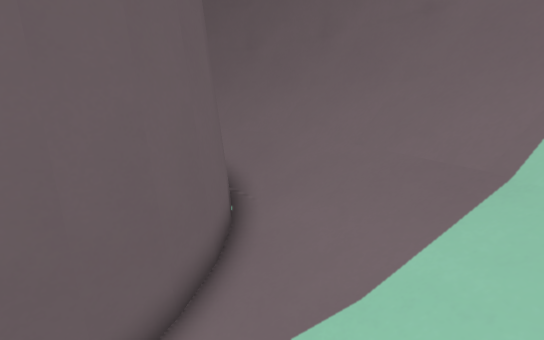
view 1 (above)

16 first-person views from a walk through a level from a Godot 3-D game. The camera is 1.5 m above the floor, tilts 14° down and sees 90° across. The floor is counted in squares, 0.5 m on a side. Each view is taken from the middle of a square. On the plan, view 1 faces up. The plan holds only what a view shows up to about 20 squares ahead; the rest is blank. The place goes on beyond the plan.

view 2
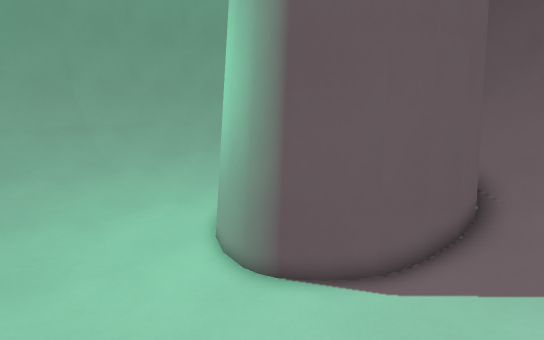

view 3
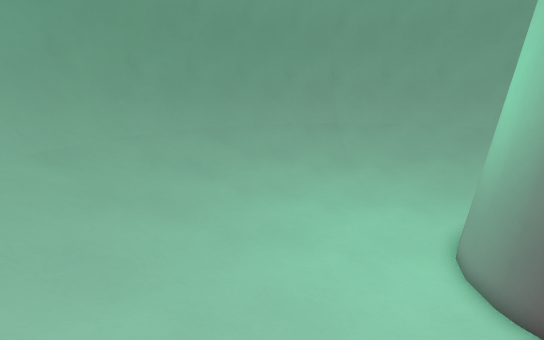

view 4
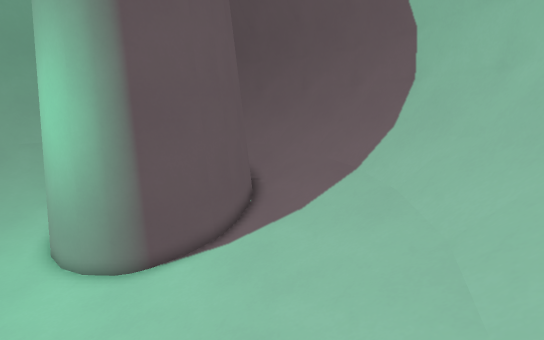

view 5
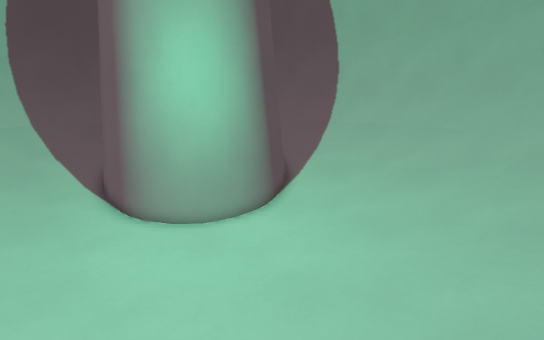

view 6
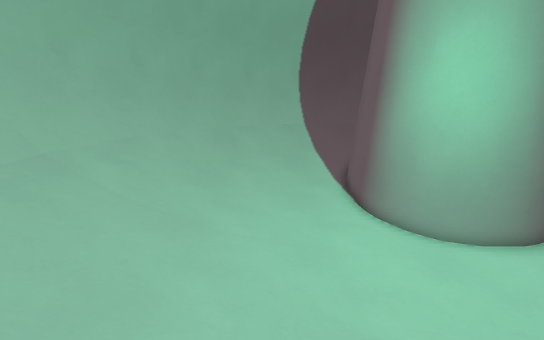

view 7
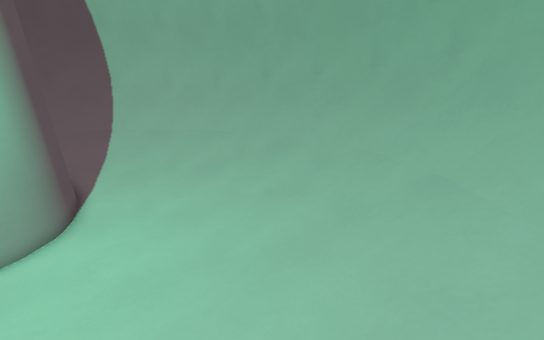

view 8
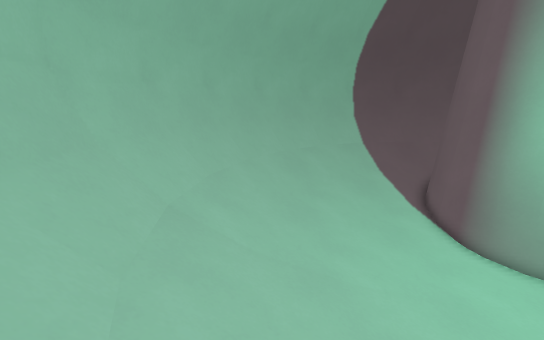

view 9
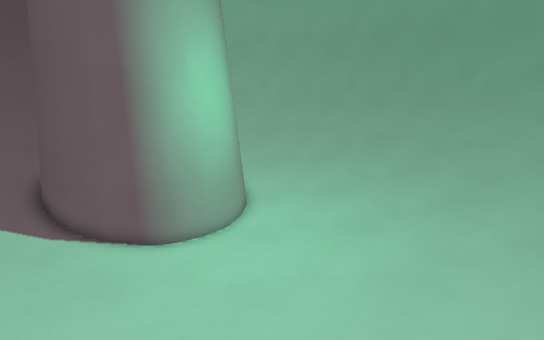

view 10
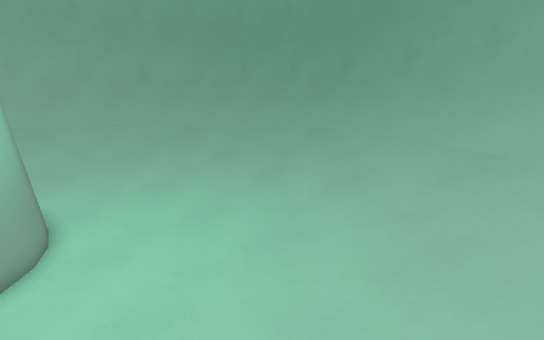

view 11
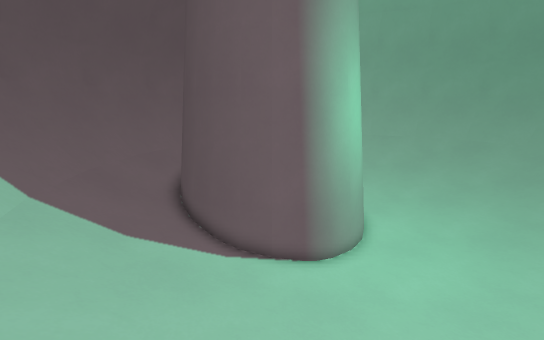

view 12
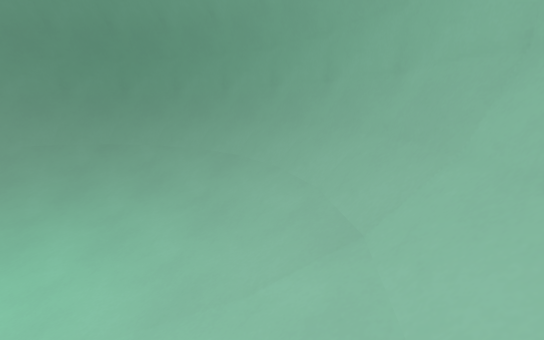

view 13
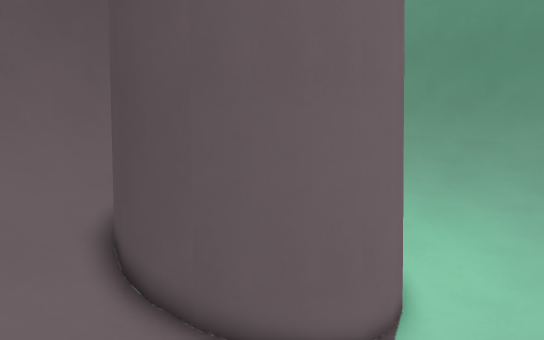

view 14
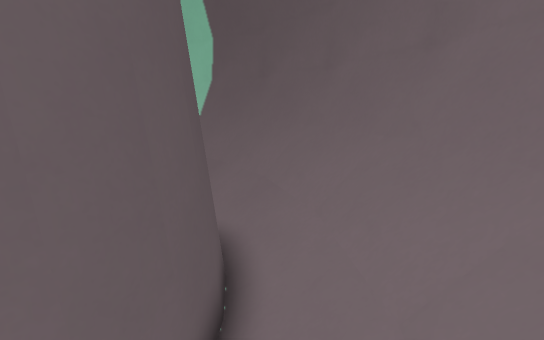

view 15
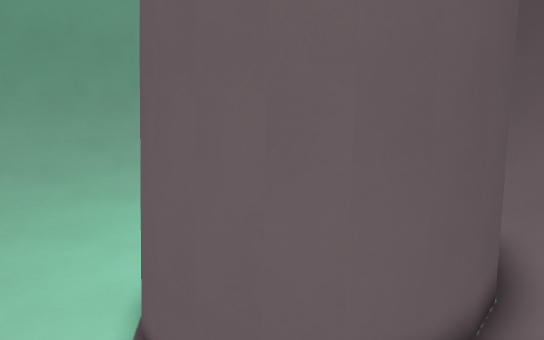

view 16
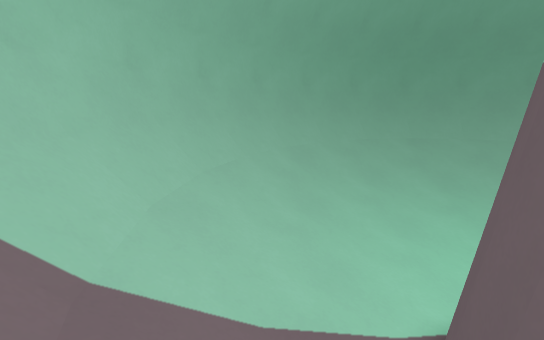

### Floor plan
Key: @ floor where view 1 was taken; # wall or solid block; . main floor; : floor 0.25 m higher than the main floor; - floor 0.25 m lower than the main floor; + floor 0.5 m higher than the main floor; * floor 0.75 m higher than the main floor; % floor 1.75 m higher than the main floor; / step, stairs or slope; = window, fence, low wall or low ledge; ^ raised ledge.
Columns run from 23 left of view 1 to 6 right of it. Each row starts with its distance up from view 1.
 15           ^^^^^^^^^^
 14        =^^^^======^^^^=
 13       =^^==#//////#==^^=
 12      ^^=%////////////%=^^
 11     ^^=#//////////////#=^^
 10    ^^=#///////+######//#=^^
  9   =^=#///////+##    ##//#=^=
  8   ^^#////////##      #=//=^^
  7  =^=///////::##      ##///=^=
  6  ^^#/////::..##      ##///#^^
  5 =^=//////:...##      ##*///=^=
  4 =^=/////:....##      ##+///=^=
  3 ^^//////:...--##    ##://///^^
  2 ^^#/////:..----######://///#^^
  1 ^^#/////:..------==..://///#^^
  0 ^^#/////:..--------..:/@///#^^
 -1 ^^//////:...------...://////^^
 -2 =^=/////:....----....://///=^=
 -3 =^=//////:..........://////=^=
 -4  ^^#/////::........:://///#^^
 -5  =^=///////::....::///////=^=
 -6   ^^=/////////:://///////=^^
 -7   =^=#//////////////////#=^=
 -8    ^^=#////////////////#=^^
 -9     ^^=#//////////////#=^^
-10      ^^==#///////////%=^^
-11       =^^==#//////#==^^=
-12        =^^^^======^^^^=
-13           ^^^^^^^^^^

Where each view was taken, in squares from view 1:
view 1: 0 up, 0 right, facing up
view 2: 3 down, 0 right, facing up-left
view 3: 4 down, 0 right, facing left
view 4: 7 down, 0 right, facing up
view 5: 7 down, 13 left, facing up-right
view 6: 7 down, 14 left, facing up
view 7: 7 down, 15 left, facing right
view 8: 6 down, 18 left, facing up
view 9: 0 up, 19 left, facing right
view 10: 2 up, 18 left, facing down-right
view 11: 6 up, 19 left, facing right
view 12: 6 up, 19 left, facing down
view 13: 12 up, 12 left, facing down-right
view 14: 7 up, 1 right, facing up-left
view 15: 5 up, 2 right, facing left
view 16: 7 up, 1 right, facing down
